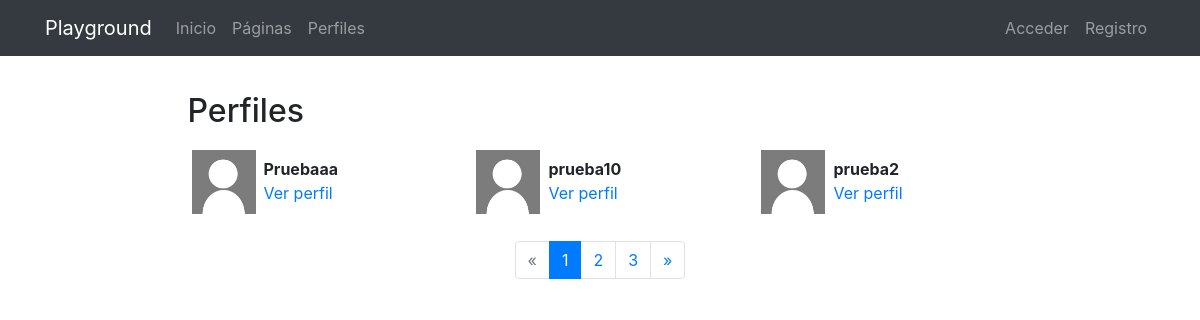
Page /profiles/ on the earlier database version.
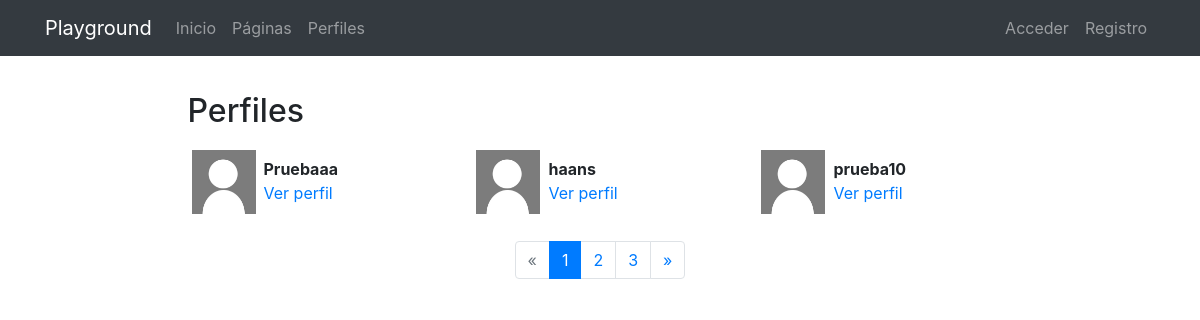
Same page on the later database version.
### registration/models.py (models this page shows)
class Profile(models.Model):
    user = models.OneToOneField(User, on_delete=models.CASCADE)
    avatar = models.ImageField(upload_to=custom_upload_to, null=True, blank=True)
    bio = models.TextField(null=True, blank=True)
    link = models.URLField(max_length=200, null=True, blank=True)
    class Meta:
        ordering = ['user__username']

### profiles/views.py (the view)
# urls.py: path('', ProfileListView.as_view(), name='list'),
class ProfileListView(ListView):
    model = Profile
    template_name = 'profiles/profile_list.html'
    paginate_by = 3

### profiles/templates/profiles/profile_list.html (shortened to what this page needs)
{% extends 'core/base.html' %}
{% load static %}
{% block content %}
<main role="main">
  <div class="container">
    <div class="row mt-3">
      <div class="col-md-9 mx-auto mb-5">
        <h2>Perfiles</h2>
        <div class="row">
          {% for profile in profile_list %}
            <div class="col-md-4 mt-2 mb-3 ">
              <div class="row p-1">
                <div class="col-md-12">
                  {% if profile.avatar %}
                    <img src="{{profile.avatar.url}}" class="img-fluid profile-avatar">
                  {% else %}
                    <img src="{% static 'registration/img/no-avatar.jpg' %}" class="img-fluid profile-avatar">
                  {% endif %}
                  <p class="profile-data">
                    <b>{{profile.user|truncatechars:"16"}}</b><br>
                    <a href="{% url 'profiles:detail' profile.user %}">Ver perfil</a>
                  </p>
                </div>
              </div>
            </div>
          {% endfor %}
        </div>
        {% if is_paginated %}
          <nav aria-label="Page navigation">
            <ul class="pagination justify-content-center">
              {% if page_obj.has_previous %}
                <li class="page-item ">
                  <a class="page-link" href="?page={{ page_obj.previous_page_number }}">&laquo;</a>
                </li>
              {% else %}
                <li class="page-item disabled">
                  <a class="page-link" href="#" tabindex="-1">&laquo;</a>
                </li>
              {% endif %}
              {% for i in paginator.page_range %}
                <li class="page-item {% if page_obj.number == i %}active{% endif %}">
                  <a class="page-link" href="?page={{ i }}">{{ i }}</a>
                </li>
              {% endfor %}
              {% if page_obj.has_next %}
                <li class="page-item ">
                  <a class="page-link" href="?page={{ page_obj.next_page_number }}">&raquo;</a>
                </li>
              {% else %}
                <li class="page-item disabled">
                  <a class="page-link" href="#" tabindex="-1">&raquo;</a>
                </li>
              {% endif %}
            </ul>
          </nav>
        {% endif %}
      </div>
    </div>
  </div>
</main>
{% endblock %}

Differences in the rows shown:
no longer on this page (row unchanged): Profile: user "prueba2"
added Profile: user "haans"
